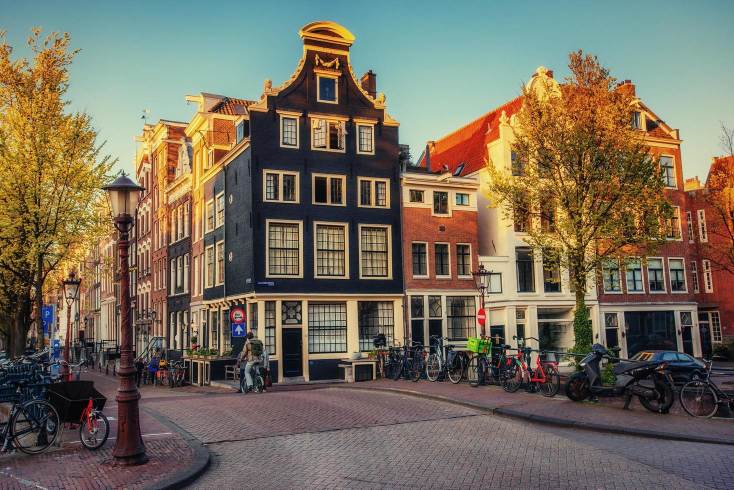
#> input picture lab1/beautiful-tranquil-scene-the-city-of-amsterdam-free-photo.png, 1468 x 980 px (shown at 1/2 size); its folder holds only this picture in this run; the run also reads 1 picture not shown here
$ python generate_lab8.py
#> lines starting #> are read from the running program, lines starting #| are printed output that depends on the picture; after the words box and inside, x2 and y2 are one past the last pixel; in counts of white or black regions, pixels touching at a corner belong together
from __future__ import annotations

import csv
from dataclasses import dataclass
from pathlib import Path
from typing import Iterable

import matplotlib

matplotlib.use("Agg")

import matplotlib.pyplot as plt
import numpy as np
from PIL import Image


VARIANT = 17
METHOD = "LBP"
FEATURE_NAME = "H(LBP)"
BRIGHTNESS_METHOD = "Степенное преобразование"
GAMMA = 0.65
MAX_SIZE = 640

BASE_DIR = Path(__file__).resolve().parent
ROOT_DIR = BASE_DIR.parent

INPUT_IMAGES = [
    ("city", ROOT_DIR / "lab1" / "beautiful-tranquil-scene-the-city-of-amsterdam-free-photo.png"),
    ("page_01", ROOT_DIR / "lab4" / "source_png" / "01.png"),
    ("page_02", ROOT_DIR / "lab4" / "source_png" / "02.png"),
]

SOURCE_DIR = BASE_DIR / "source_png"
GRAY_DIR = BASE_DIR / "gray_png"
CONTRAST_DIR = BASE_DIR / "contrast_png"
LBP_DIR = BASE_DIR / "lbp_png"
HIST_DIR = BASE_DIR / "histograms_png"
PREVIEW_DIR = BASE_DIR / "preview_png"
FEATURES_PATH = BASE_DIR / "lbp_features_variant17.csv"
COMPARE_PATH = BASE_DIR / "texture_compare_variant17.csv"


@dataclass
class ImageResult:
    name: str
    source_path: Path
    gray_path: Path
    contrast_color_path: Path
    contrast_gray_path: Path
    lbp_original_path: Path
    lbp_contrast_path: Path
    brightness_hist_path: Path
    lbp_hist_path: Path
    entropy_original: float
    entropy_contrast: float
    uniformity_original: float
    uniformity_contrast: float
    histogram_distance: float


def ensure_dirs(paths: Iterable[Path]) -> None:
    for path in paths:
        path.mkdir(parents=True, exist_ok=True)


def clear_files(path: Path, pattern: str) -> None:
    for file in path.glob(pattern):
        file.unlink()


def load_rgb(path: Path) -> Image.Image:
    image = Image.open(path).convert("RGB")
    image.thumbnail((MAX_SIZE, MAX_SIZE), Image.Resampling.LANCZOS)
    return image


def rgb_to_hsl(rgb: np.ndarray) -> tuple[np.ndarray, np.ndarray, np.ndarray]:
    r = rgb[:, :, 0]
    g = rgb[:, :, 1]
    b = rgb[:, :, 2]

    maxc = rgb.max(axis=2)
    minc = rgb.min(axis=2)
    l = (maxc + minc) / 2.0

    s = np.zeros_like(l)
    h = np.zeros_like(l)
    diff = maxc - minc
    active = diff > 1e-8

    s[active] = np.where(
        l[active] < 0.5,
        diff[active] / (maxc[active] + minc[active]),
        diff[active] / (2.0 - maxc[active] - minc[active]),
    )

    red = active & (maxc == r)
    green = active & (maxc == g)
    blue = active & (maxc == b)
    h[red] = ((g[red] - b[red]) / diff[red]) % 6.0
    h[green] = (b[green] - r[green]) / diff[green] + 2.0
    h[blue] = (r[blue] - g[blue]) / diff[blue] + 4.0
    h /= 6.0
    return h, s, l


def hsl_to_rgb(h: np.ndarray, s: np.ndarray, l: np.ndarray) -> np.ndarray:
    c = (1.0 - np.abs(2.0 * l - 1.0)) * s
    hp = h * 6.0
    x = c * (1.0 - np.abs(hp % 2.0 - 1.0))

    zeros = np.zeros_like(h)
    rp = zeros.copy()
    gp = zeros.copy()
    bp = zeros.copy()

    masks = [
        (0 <= hp) & (hp < 1),
        (1 <= hp) & (hp < 2),
        (2 <= hp) & (hp < 3),
        (3 <= hp) & (hp < 4),
        (4 <= hp) & (hp < 5),
        (5 <= hp) & (hp <= 6),
    ]
    values = [(c, x, zeros), (x, c, zeros), (zeros, c, x), (zeros, x, c), (x, zeros, c), (c, zeros, x)]

    for mask, (rv, gv, bv) in zip(masks, values, strict=True):
        rp[mask] = rv[mask]
        gp[mask] = gv[mask]
        bp[mask] = bv[mask]

    m = l - c / 2.0
    return np.dstack([rp + m, gp + m, bp + m])


def power_contrast(rgb_u8: np.ndarray) -> tuple[np.ndarray, np.ndarray, np.ndarray]:
    rgb = rgb_u8.astype(float) / 255.0
    h, s, l = rgb_to_hsl(rgb)
    new_l = np.clip(l ** GAMMA, 0.0, 1.0)
    new_rgb = hsl_to_rgb(h, s, new_l)
    return (np.clip(new_rgb * 255.0, 0, 255).astype(np.uint8), l, new_l)


def to_gray_from_l(l: np.ndarray) -> np.ndarray:
    return np.clip(l * 255.0, 0, 255).astype(np.uint8)


def lbp(gray: np.ndarray) -> np.ndarray:
    center = gray[1:-1, 1:-1]
    result = np.zeros(center.shape, dtype=np.uint8)
    neighbors = [
        gray[:-2, :-2],
        gray[:-2, 1:-1],
        gray[:-2, 2:],
        gray[1:-1, 2:],
        gray[2:, 2:],
        gray[2:, 1:-1],
        gray[2:, :-2],
        gray[1:-1, :-2],
    ]

    for bit, neighbor in enumerate(neighbors):
        result |= ((neighbor >= center).astype(np.uint8) << bit)
    return result


def normalized_hist(values: np.ndarray, bins: int = 256) -> np.ndarray:
    hist = np.bincount(values.ravel(), minlength=bins).astype(float)
    total = hist.sum()
    return hist / total if total else hist


def entropy(hist: np.ndarray) -> float:
    active = hist[hist > 0]
    return float(-(active * np.log2(active)).sum())


def uniformity(hist: np.ndarray) -> float:
    return float((hist ** 2).sum())


def chi_square_distance(a: np.ndarray, b: np.ndarray) -> float:
    return float(0.5 * np.sum(((a - b) ** 2) / (a + b + 1e-12)))


def save_histograms(name: str, gray: np.ndarray, gray_contrast: np.ndarray, path: Path) -> None:
    fig, axes = plt.subplots(1, 2, figsize=(10, 3.5))
    axes[0].hist(gray.ravel(), bins=256, range=(0, 255), color="black")
    axes[0].set_title("До")
    axes[1].hist(gray_contrast.ravel(), bins=256, range=(0, 255), color="black")
    axes[1].set_title("После")
    for ax in axes:
        ax.set_xlabel("Яркость")
        ax.set_ylabel("Количество")
        ax.grid(axis="y", linestyle=":", alpha=0.35)
    fig.suptitle(f"Гистограмма яркости: {name}")
    fig.tight_layout()
    fig.savefig(path, dpi=150)
    plt.close(fig)


def save_lbp_histograms(name: str, hist_a: np.ndarray, hist_b: np.ndarray, path: Path) -> None:
    x = np.arange(256)
    fig, axes = plt.subplots(2, 1, figsize=(11, 6), sharex=True)
    axes[0].bar(x, hist_a, color="black", width=1.0)
    axes[0].set_title("LBP до")
    axes[1].bar(x, hist_b, color="black", width=1.0)
    axes[1].set_title("LBP после")
    for ax in axes:
        ax.set_ylabel("H(LBP)")
        ax.grid(axis="y", linestyle=":", alpha=0.35)
    axes[1].set_xlabel("Код LBP")
    fig.suptitle(f"Гистограмма LBP: {name}")
    fig.tight_layout()
    fig.savefig(path, dpi=150)
    plt.close(fig)


def save_lbp_image(codes: np.ndarray, path: Path) -> None:
    Image.fromarray(codes, mode="L").save(path)


def save_overview(results: list[ImageResult]) -> None:
    for result in results:
        files = [
            result.source_path,
            result.gray_path,
            result.contrast_color_path,
            result.contrast_gray_path,
            result.lbp_original_path,
            result.lbp_contrast_path,
        ]
        titles = ["Исходное", "Полутоновое", "Контраст", "Контраст L", "LBP до", "LBP после"]
        fig, axes = plt.subplots(2, 3, figsize=(12, 8))
        axes = axes.ravel()
        for ax, file, title in zip(axes, files, titles, strict=True):
            image = Image.open(file)
            cmap = "gray" if image.mode == "L" else None
            ax.imshow(image, cmap=cmap, vmin=0, vmax=255)
            ax.set_title(title)
            ax.set_xticks([])
            ax.set_yticks([])
        fig.suptitle(result.name)
        fig.tight_layout()
        fig.savefig(PREVIEW_DIR / f"{result.name}_overview.png", dpi=150)
        plt.close(fig)


def save_features_csv(rows: list[dict[str, str | int | float]]) -> None:
    fieldnames = ["image", "stage", "entropy", "uniformity"] + [f"lbp_{i}" for i in range(256)]
    with FEATURES_PATH.open("w", encoding="utf-8-sig", newline="") as f:
        writer = csv.DictWriter(f, fieldnames=fieldnames, delimiter=";")
        writer.writeheader()
        writer.writerows(rows)


def save_compare_csv(results: list[ImageResult]) -> None:
    with COMPARE_PATH.open("w", encoding="utf-8-sig", newline="") as f:
        writer = csv.DictWriter(
            f,
            fieldnames=[
                "image",
                "entropy_original",
                "entropy_contrast",
                "uniformity_original",
                "uniformity_contrast",
                "lbp_chi_square_distance",
            ],
            delimiter=";",
        )
        writer.writeheader()
        for result in results:
            writer.writerow(
                {
                    "image": result.name,
                    "entropy_original": round(result.entropy_original, 6),
                    "entropy_contrast": round(result.entropy_contrast, 6),
                    "uniformity_original": round(result.uniformity_original, 6),
                    "uniformity_contrast": round(result.uniformity_contrast, 6),
                    "lbp_chi_square_distance": round(result.histogram_distance, 6),
                }
            )


def process_image(name: str, input_path: Path, feature_rows: list[dict[str, str | int | float]]) -> ImageResult:
    source = load_rgb(input_path)
    source_path = SOURCE_DIR / f"{name}.png"
    source.save(source_path)

    rgb = np.array(source, dtype=np.uint8)
    contrast_rgb, l, new_l = power_contrast(rgb)
    gray = to_gray_from_l(l)
    gray_contrast = to_gray_from_l(new_l)

    gray_path = GRAY_DIR / f"{name}_gray.png"
    contrast_color_path = CONTRAST_DIR / f"{name}_contrast.png"
    contrast_gray_path = CONTRAST_DIR / f"{name}_contrast_gray.png"
    Image.fromarray(gray, mode="L").save(gray_path)
    Image.fromarray(contrast_rgb, mode="RGB").save(contrast_color_path)
    Image.fromarray(gray_contrast, mode="L").save(contrast_gray_path)

    lbp_original = lbp(gray)
    lbp_contrast = lbp(gray_contrast)
    lbp_original_path = LBP_DIR / f"{name}_lbp_original.png"
    lbp_contrast_path = LBP_DIR / f"{name}_lbp_contrast.png"
    save_lbp_image(lbp_original, lbp_original_path)
    save_lbp_image(lbp_contrast, lbp_contrast_path)

    hist_original = normalized_hist(lbp_original)
    hist_contrast = normalized_hist(lbp_contrast)
    entropy_original = entropy(hist_original)
    entropy_contrast = entropy(hist_contrast)
    uniformity_original = uniformity(hist_original)
    uniformity_contrast = uniformity(hist_contrast)
    distance = chi_square_distance(hist_original, hist_contrast)

    for stage, hist, ent, uni in [
        ("original", hist_original, entropy_original, uniformity_original),
        ("contrast", hist_contrast, entropy_contrast, uniformity_contrast),
    ]:
        row: dict[str, str | int | float] = {
            "image": name,
            "stage": stage,
            "entropy": round(ent, 6),
            "uniformity": round(uni, 6),
        }
        for i, value in enumerate(hist):
            row[f"lbp_{i}"] = round(float(value), 8)
        feature_rows.append(row)

    brightness_hist_path = HIST_DIR / f"{name}_brightness_hist.png"
    lbp_hist_path = HIST_DIR / f"{name}_lbp_hist.png"
    save_histograms(name, gray, gray_contrast, brightness_hist_path)
    save_lbp_histograms(name, hist_original, hist_contrast, lbp_hist_path)

    return ImageResult(
        name=name,
        source_path=source_path,
        gray_path=gray_path,
        contrast_color_path=contrast_color_path,
        contrast_gray_path=contrast_gray_path,
        lbp_original_path=lbp_original_path,
        lbp_contrast_path=lbp_contrast_path,
        brightness_hist_path=brightness_hist_path,
        lbp_hist_path=lbp_hist_path,
        entropy_original=entropy_original,
        entropy_contrast=entropy_contrast,
        uniformity_original=uniformity_original,
        uniformity_contrast=uniformity_contrast,
        histogram_distance=distance,
    )


def run_pipeline() -> dict[str, str | int | float]:
    ensure_dirs([SOURCE_DIR, GRAY_DIR, CONTRAST_DIR, LBP_DIR, HIST_DIR, PREVIEW_DIR])
    for path in [SOURCE_DIR, GRAY_DIR, CONTRAST_DIR, LBP_DIR, HIST_DIR, PREVIEW_DIR]:
        clear_files(path, "*.png")

    feature_rows: list[dict[str, str | int | float]] = []
    results = [process_image(name, path, feature_rows) for name, path in INPUT_IMAGES]
#> in load_rgb, image is the input picture: PIL image 1468x980 RGB; mean R, G, B 117.9, 109, 92.7
#> in rgb_to_hsl, `active = diff > 1e-8`:
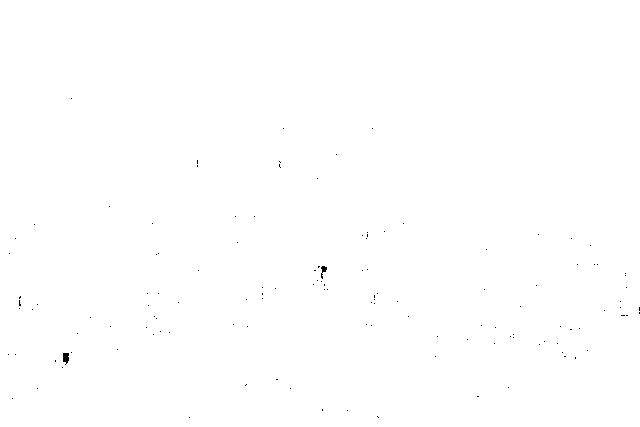
#> active: shape (427, 640) bool; 99.9% white; black in thin lines or dots, all inside (x1, y1, x2, y2) = (8, 98, 640, 418)
#> in rgb_to_hsl, `red = active & (maxc == r)`: red: shape (427, 640) bool; 60.3% white; 583 black regions (501 under 20 px), largest, box (x1, y1, x2, y2) and area: (0, 0, 640, 261) 69334, (329, 266, 640, 365) 12190, (418, 352, 640, 427) 6303
#> in rgb_to_hsl, `green = active & (maxc == g)`: green: shape (427, 640) bool; 16.7% white; 1083 white regions (1014 under 20 px), largest, box (x1, y1, x2, y2) and area: (315, 10, 640, 158) 21443, (50, 27, 260, 162) 13724, (470, 266, 520, 316) 1032
#> in rgb_to_hsl, `blue = active & (maxc == b)`: blue: shape (427, 640) bool; 24.9% white; 647 white regions (550 under 20 px), largest, box (x1, y1, x2, y2) and area: (0, 0, 640, 78) 21204, (178, 96, 368, 261) 12384, (414, 271, 640, 365) 7430
#> in rgb_to_hsl, `h[green] = (b[green] - r[green]) / diff[green] + 2.0`:
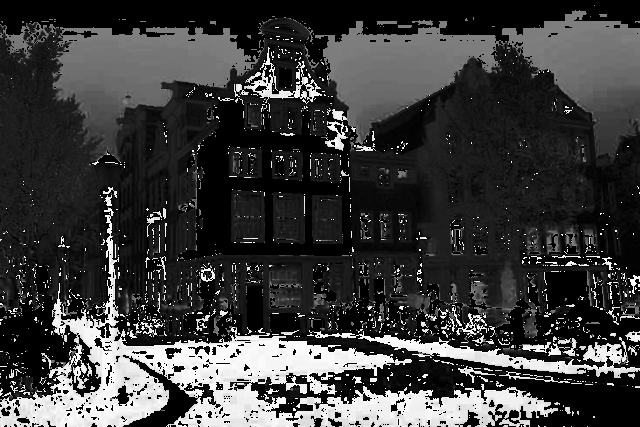
#> h: shape (427, 640) float64; min 0, max 6, mean 1.41; drawn with min black and max white
#> the loop in hsl_to_rgb, `for mask, (rv, gv, bv) in zip(masks, values, strict=True):` made 6 passes
#> after the loop in hsl_to_rgb, `for mask, (rv, gv, bv) in zip(masks, values, strict=True):`:
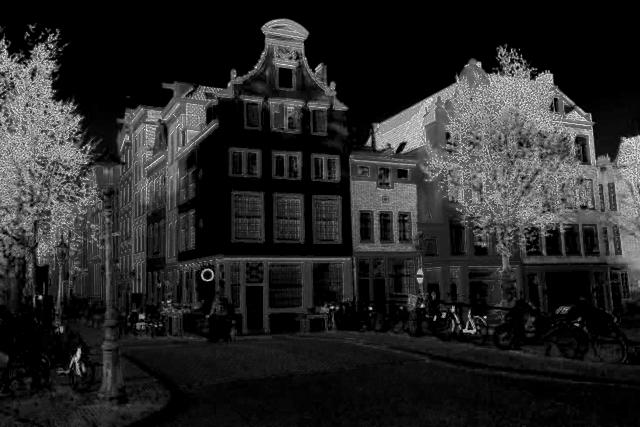
#> rp: shape (427, 640) float64; min 0, max 0.986, mean 0.153
#> the loop in lbp, `for bit, neighbor in enumerate(neighbors):` made 8 passes
#> in lbp (call 2), `center = gray[1:-1, 1:-1]`:
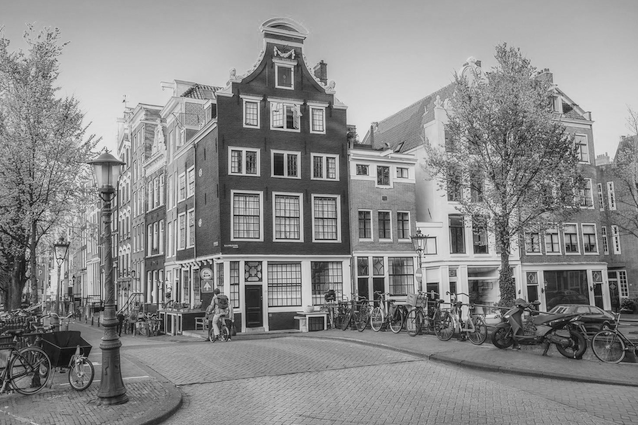
#> center: shape (425, 638); min 0, max 234, mean 138.8
#> the loop in lbp (call 2), `for bit, neighbor in enumerate(neighbors):` made 8 passes
#> after the loop in lbp (call 2), `for bit, neighbor in enumerate(neighbors):`:
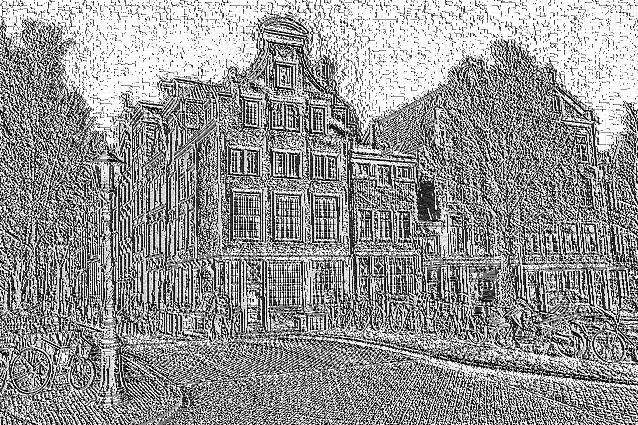
#> result: shape (425, 638); min 0, max 255, mean 149.9
#> in normalized_hist, `hist = np.bincount(values.ravel(), minlength=bins).astype(float)`: hist = 256 values, max 33880 at index 255, min 20 at index 85, mean 1059.2
#> in normalized_hist, `total = hist.sum()`: total = 271150
#> in process_image, `hist_original = normalized_hist(lbp_original)`: hist_original = 256 values, max 0.125 at index 255, min 7.38e-05 at index 85, mean 0.00391
#> in process_image, `hist_contrast = normalized_hist(lbp_contrast)`: hist_contrast = 256 values, max 0.138 at index 255, min 7.74e-05 at index 85, mean 0.00391
#> in entropy, `active = hist[hist > 0]`: active has the same summary as hist_original in process_image
#> in process_image, `entropy_original = entropy(hist_original)`: entropy_original = 6.56
#> in process_image, `entropy_contrast = entropy(hist_contrast)`: entropy_contrast = 6.52
#> in process_image, `uniformity_original = uniformity(hist_original)`: uniformity_original = 0.0273
#> in process_image, `uniformity_contrast = uniformity(hist_contrast)`: uniformity_contrast = 0.0302
#> in process_image, `distance = chi_square_distance(hist_original, hist_contrast)`: distance = 0.000631
#> the loop in process_image, `for stage, hist, ent, uni in [ ("original", hist_original, entropy_ori..` made 2 passes
#> (stage, ent, uni) on passes 1 to 2: ('original', 6.56, 0.0273), ('contrast', 6.52, 0.0302)
#> after the loop in process_image, `for stage, hist, ent, uni in [`: feature_rows = 2 items
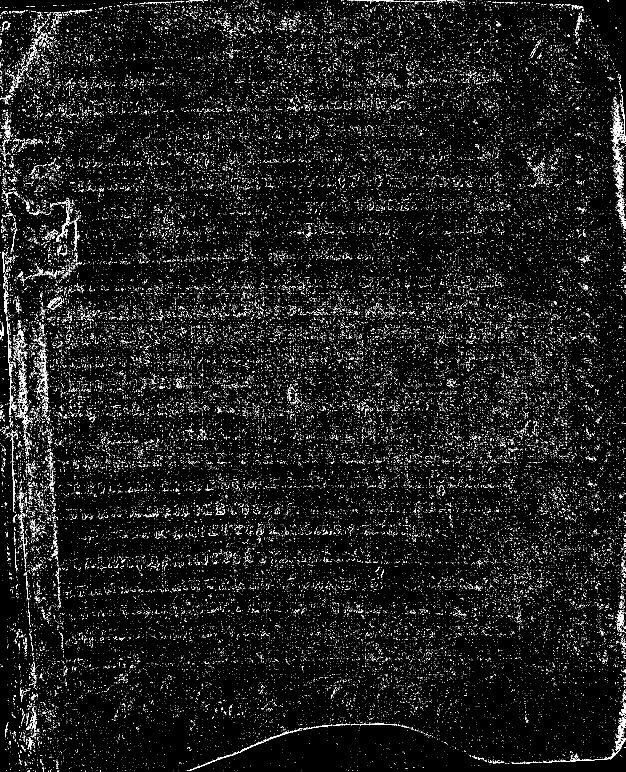
#> input picture lab4/binary_png/01.png, 1877 x 2314 px, found by its file name (shown at 1/3 size)
#> in load_rgb (call 2), `image = Image.open(path).convert("RGB")`: image: PIL image 1877x2314 RGB; 4.3% white in thin lines or dots
#> in load_rgb (call 2), `image.thumbnail((MAX_SIZE, MAX_SIZE), Image.Resampling.LANCZOS)`:
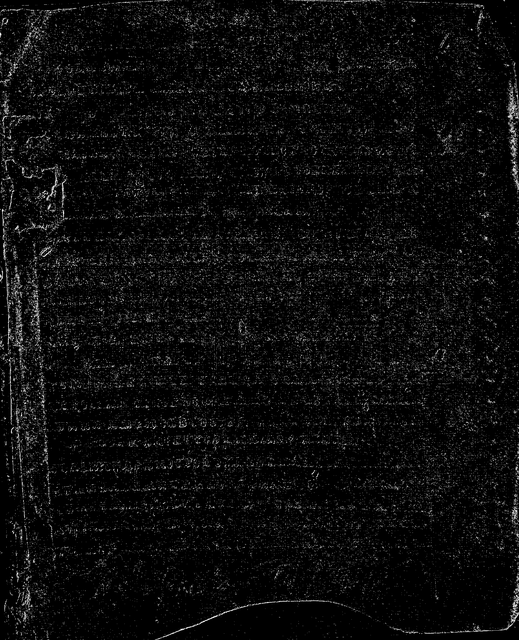
#> image: PIL image 519x640 RGB; min 0, max 255, mean 12.6
#> the loop in hsl_to_rgb (call 2), `for mask, (rv, gv, bv) in zip(masks, values, strict=True):` made 6 passes
#> the loop in process_image (call 2), `for stage, hist, ent, uni in [ ("original", hist_original, entropy_ori..` made 2 passes
#> (stage, ent, uni) on passes 1 to 2: ('original', 4.79, 0.204), ('contrast', 4.79, 0.204)
#> results = 3 items
    save_features_csv(feature_rows)
    save_compare_csv(results)
#> the loop in save_compare_csv, `for result in results:` made 3 passes
    save_overview(results)

    return {
        "variant": VARIANT,
        "method": METHOD,
        "feature": FEATURE_NAME,
        "brightness_method": BRIGHTNESS_METHOD,
        "gamma": GAMMA,
        "image_count": len(results),
        "features_csv": str(FEATURES_PATH),
        "compare_csv": str(COMPARE_PATH),
        "preview_dir": str(PREVIEW_DIR),
    }


if __name__ == "__main__":
    import sys

    if hasattr(sys.stdout, "reconfigure"):
        sys.stdout.reconfigure(encoding="utf-8")
    summary = run_pipeline()
#> summary = 9 items
    for key, value in summary.items():
        print(f"{key}: {value}")
#> this loop made 9 passes
#> (key, value) on passes 1 to 6: ('variant', 17), ('method', 'LBP'), ('feature', 'H(LBP)'), ('brightness_method', 'Степенное преобразование'), ('gamma', 0.65), ('image_count', 3)
#| variant: 17
#| method: LBP
#| feature: H(LBP)
#| brightness_method: Степенное преобразование
#| gamma: 0.65
#| image_count: 3
#| features_csv: lab8/lbp_features_variant17.csv
#| compare_csv: lab8/texture_compare_variant17.csv
#> (further printed lines are left out)
